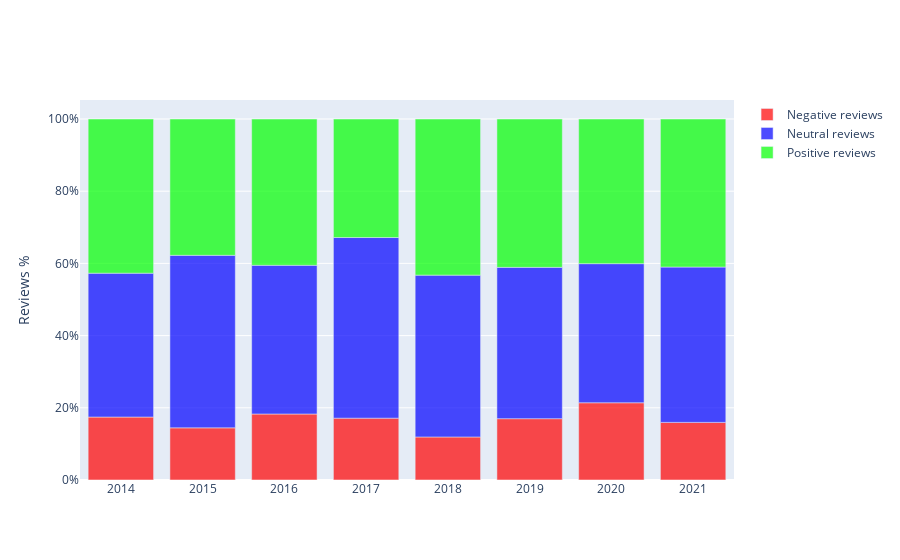

The notebook cell saved with this chart:
### Code cell
import plotly
import plotly.graph_objects as go
x = list(calculated['Year'])
fig = go.Figure()
fig.add_bar(x=x, y=list(calculated['% Negative']), name='Negative reviews', marker=dict(
        color='rgba(255,0,0, 0.7)'))
fig.add_bar(x=x, y=list(calculated['% Neutral']), name='Neutral reviews', marker=dict(
        color='rgba(0,0,255, 0.7)'))
fig.add_bar(x=x, y=list(calculated['% Positive']), name='Positive reviews', marker=dict(
        color='rgba(0,255,0, 0.7)'))
fig.update_layout(barmode="relative", yaxis=dict(
        title_text="Reviews %",
        ticktext=["0%", "20%", "40%", "60%","80%","100%"],
        tickvals=[0, 20, 40, 60, 80, 100],
    ))
fig.show()

### Figure 1 — Plotly figure (JSON) as saved in the notebook; plotly's stock layout.template omitted (floating-point values rounded to 4 significant figures)
{"data": [{"marker": {"color": "rgba(255,0,0, 0.7)"}, "name": "Negative reviews", "type": "bar", "x": [2014, 2015, 2016, 2017, 2018, 2019, 2020, 2021], "y": [17.44, 14.45, 18.28, 17.13, 11.92, 16.99, 21.4, 15.96]}, {"marker": {"color": "rgba(0,0,255, 0.7)"}, "name": "Neutral reviews", "type": "bar", "x": [2014, 2015, 2016, 2017, 2018, 2019, 2020, 2021], "y": [39.85, 47.78, 41.19, 50.04, 44.83, 41.91, 38.53, 43.03]}, {"marker": {"color": "rgba(0,255,0, 0.7)"}, "name": "Positive reviews", "type": "bar", "x": [2014, 2015, 2016, 2017, 2018, 2019, 2020, 2021], "y": [42.72, 37.77, 40.52, 32.83, 43.25, 41.1, 40.07, 41.01]}], "layout": {"barmode": "relative", "yaxis": {"ticktext": ["0%", "20%", "40%", "60%", "80%", "100%"], "tickvals": [0, 20, 40, 60, 80, 100], "title": {"text": "Reviews %"}}}}
